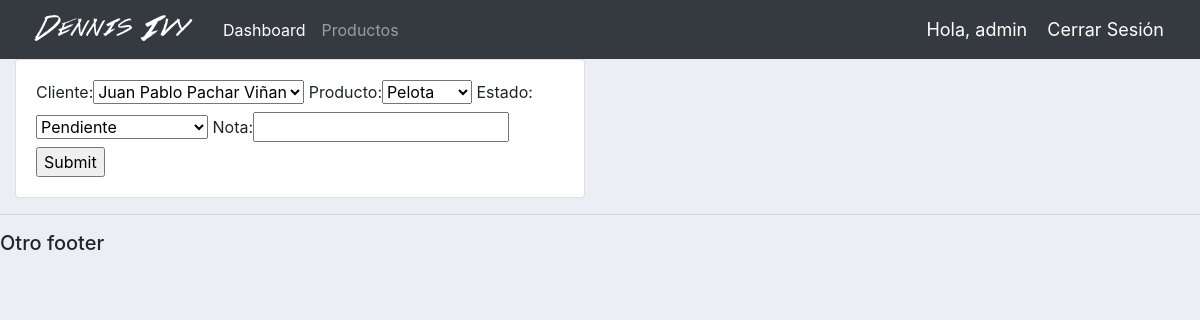
/actualizarOrden/1/ (signed in), run on the app's committed database.
### cuenta/models.py (models this page shows, shortened)
class Orden(models.Model):
    ESTADO = (
        ('Pendiente', 'Pendiente'),
        ('Fuera para entregar', 'Fuera para entregar'),
        ('Entregado', 'Entregado'),
    )
    cliente = models.ForeignKey(Cliente, null=True, on_delete=models.SET_NULL)
    producto = models.ForeignKey(Producto, null=True, on_delete=models.SET_NULL)
    fechaCreacion = models.DateTimeField(auto_now_add=True, null=True)
    estado = models.CharField(max_length=200, null=True, choices=ESTADO)
    nota = models.CharField(max_length=1000, null=True)

### cuenta/decorators.py (the view)
        def wrapper_func(request, *args, **kwargs):
            grupo = None
            if request.user.groups.exists():
                grupo = request.user.groups.all()[0].name
            if grupo in rolesPermitidos:
                return view_func(request, *args, **kwargs)
            else:
                return HttpResponse('No está autorizado para ver esta página')

### cuenta/forms.py
class OrdenForm(ModelForm):
    class Meta:
        model = Orden
        fields = '__all__'

### cuenta/models.py (called while the page is built)
    def __str__(self):
        return self.nombre

    def __str__(self):
        return self.nombre

### cuenta/views.py (called while the page is built)
@login_required(login_url='cuenta:iniciarSesion')
@usuarioPermitido(rolesPermitidos=['Admin'])
def actualizarOrden(request, idOrden):
    orden = Orden.objects.get(id=idOrden)
    form = OrdenForm(instance=orden)
    if request.method == 'POST':
        form = OrdenForm(request.POST, instance=orden)
        if form.is_valid():
            form.save()
            return redirect('/')
    contexto = {'form': form}
    return render(request, 'cuenta/registrarOrden.html', contexto)

### cuenta/templates/cuenta/registrarOrden.html (shortened to what this page needs)
{% extends 'cuenta/main.html' %}
{% load static %}
{% block Content %}
<div class="row">
  <div class="col-md-6">
    <div class="card card-body">
      <form action="" method="post">
        {{ form }}
        <input type="submit" name="Submit">
      </form>
    </div>
  </div>
</div>
{% endblock %}

### cuenta/templates/cuenta/navbar.html (shortened to what this page needs)
{% load static %}
<nav class="navbar navbar-expand-lg navbar-dark bg-dark">
  <img src="{% static 'images/logo.png' %}">
  <div class="collapse navbar-collapse" id="navbarNav">
    <ul class="navbar-nav">
      {% if request.user.is_staff %}
      <li class="nav-item active"><a class="nav-link" href="{% url 'cuenta:inicio' %}">Dashboard</a></li>
      <li class="nav-item"><a class="nav-link" href="{% url 'cuenta:productos' %}">Productos</a></li>
      {% else %}
      <li class="nav-item">
        <a href="{% url 'cuenta:opcionCuenta' %}" class="nav-link">Opciones</a>
      </li>
      {% endif %}
    </ul>
  </div>
  <span class="hello-msg">Hola, {{ request.user }}</span>
  <span><a href="{% url 'cuenta:cerrarSesion' %}" class="hello-msg">Cerrar Sesión</a></span>
</nav>

### static/css/styles.css (style rules this page uses)
body { background-color: #ebeff5 }

### cuenta/templates/cuenta/navbar.html (style rules this page uses)
.hello-msg { font-size: 18px; color: #ffffff; margin-right: 20px; }

### data on the page
Orden: cliente "Juan Pablo Pachar Viñan", producto "Pelota", estado "Pendiente"

### other printed values
{{ request.user }} "admin"
